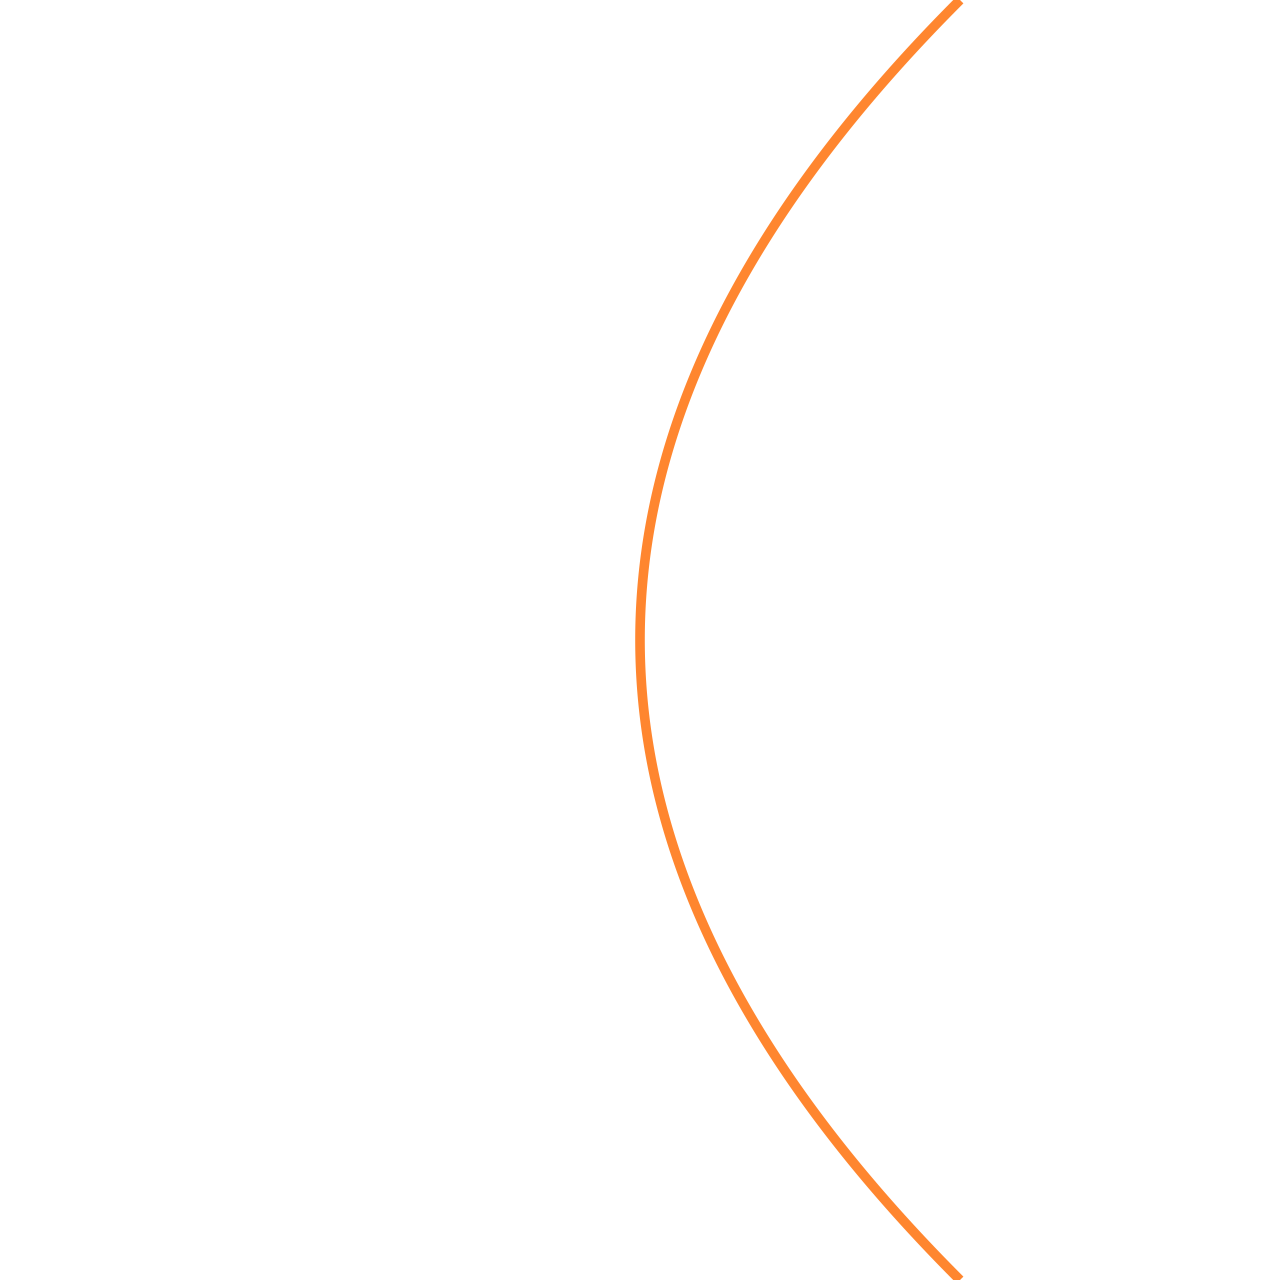

Reproduce this figure in Python.
from manim import *
from manim.utils.color.BS381 import ORANGE_BROWN
import numpy as np

import sys
import os
sys.path.append(os.path.dirname(os.path.dirname(os.path.abspath(__file__))))
from modules import CustomAxes, Parabola

class Scene1Parabola(MovingCameraScene):
    def construct(self):
        self.camera.frame_width = 8
        self.camera.frame_height = 8
        self.camera.background_color = WHITE
        self.camera.frame.save_state()
        self.camera.frame.scale(0.3)
        axes = CustomAxes(
            x_range=[-4, 4, 1],
            y_range=[-4, 4, 1],
            x_length=8,
            y_length=8,
            origin_point=LEFT,
            axis_config={"color": BLACK, "stroke_width": 2, "tip_length": 0.2},
        )

        parabola = Parabola(p=2)
        parabola_func = parabola.get_parametric_function()

        t_limit = 4
        t_tracker = ValueTracker(-t_limit)
        parabola_graph = always_redraw(lambda: ParametricFunction(
            lambda t: axes.coords_to_point(*parabola_func(t)),
            t_range=[-t_limit, t_tracker.get_value()],
            color=ORANGE,
            stroke_width=6
        ))

        focus_dot = parabola.get_focus_dot(axes, color=RED)
        directrix_line = parabola.get_directrix_line(axes, color=RED)

        dot_radius_tracker = ValueTracker(0)
        p_dot = always_redraw(lambda: Dot(axes.coords_to_point(*parabola_func(t_tracker.get_value())), color=ORANGE_BROWN, radius=dot_radius_tracker.get_value()))

        self.camera.frame.move_to(axes.c2p(*parabola_func(t_tracker.get_value())))
        self.add(t_tracker, self.camera.frame)
        # camera_updater = lambda f: f.move_to(axes.c2p(*hyperbola_right_func(t_tracker.get_value())))
        # self.camera.frame.add_updater(camera_updater)
        # self.add(axes)
        self.add(parabola_graph)
        self.add(focus_dot, directrix_line)
        self.add(p_dot)
        self.play(dot_radius_tracker.animate.set_value(0.1))

        line_width_tracker = ValueTracker(0)
        pf1_line = always_redraw(lambda: Line(p_dot.get_center(), focus_dot.get_center(), color=GRAY, stroke_width=4*line_width_tracker.get_value()))
        f2s_line = always_redraw(lambda: Line(p_dot.get_center(), np.array([directrix_line.get_center()[0], p_dot.get_center()[1], 0]), color=GRAY, stroke_width=6*line_width_tracker.get_value()))
        circle = always_redraw(lambda: Circle(radius=np.linalg.norm(focus_dot.get_center() - p_dot.get_center()), color=GRAY_A, stroke_width=2*line_width_tracker.get_value()).move_to(p_dot.get_center()))
        self.add(pf1_line, f2s_line, circle)
        self.play(AnimationGroup(AnimationGroup(line_width_tracker.animate.set_value(1), run_time=4, rate_func=rate_functions.ease_out_cubic), AnimationGroup(t_tracker.animate.set_value(t_limit), run_time=4), lag_ratio=0), AnimationGroup(Restore(self.camera.frame), rate_func=rate_functions.ease_out_cubic), run_time=4)


        # self.camera.frame.remove_updater(camera_updater)
        # self.play(Restore(self.camera.frame))
        self.play(AnimationGroup(AnimationGroup(AnimationGroup(FadeOut(focus_dot), FadeOut(directrix_line), FadeOut(pf1_line), FadeOut(f2s_line), FadeOut(circle)), AnimationGroup(FadeOut(p_dot)), run_time=1.5, lag_ratio=0.5)))

        self.wait(2)

        self.camera.get_image().save("scene1_parabola.png")


